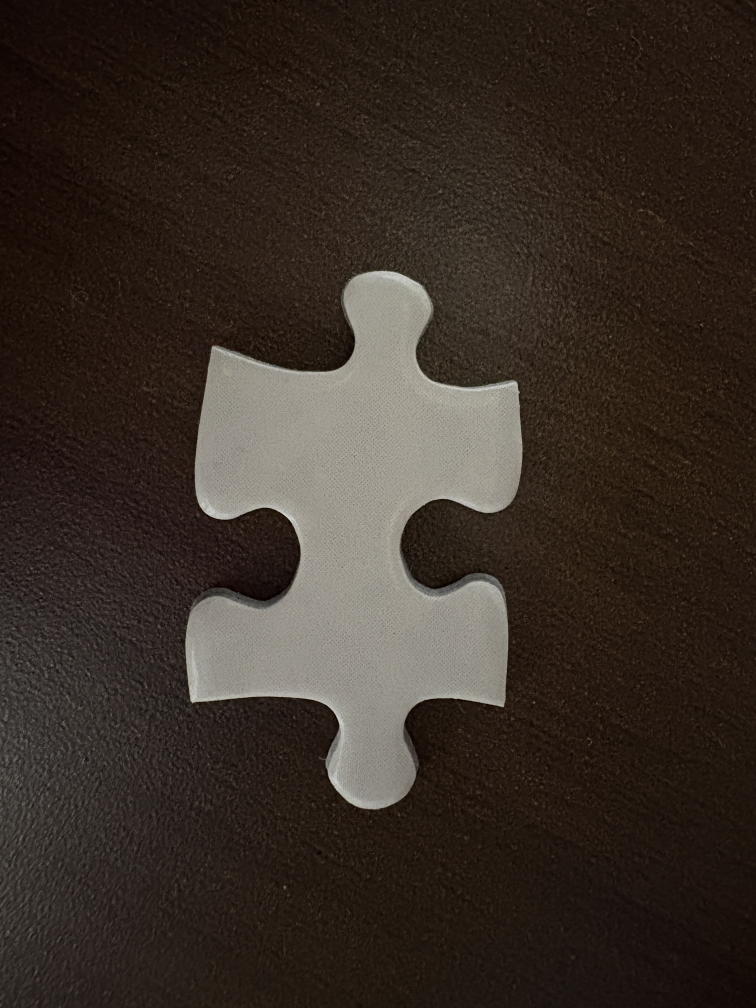
#> input picture pieces/piece_001.jpg, 3024 x 4032 px (shown at 1/4 size); its folder holds only this picture in this run
$ python -i preprocessing.py   (imports and definitions only)
#> lines starting #> are read from the running program, lines starting #| are printed output that depends on the picture; after the words box and inside, x2 and y2 are one past the last pixel; in counts of white or black regions, pixels touching at a corner belong together
#> further down, picture is the input picture: shape (4032, 3024, 3); mean B, G, R 38.3, 45.9, 55.8
"""
Preprocessing module for puzzle piece image processing.
Handles image loading and contour extraction.
"""

import cv2
import numpy as np
from pathlib import Path
from typing import Dict, Tuple, Optional, Any


# [97 lines left out: functions load_pieces, preprocess_piece, not called in this run]


def preprocess_piece_adaptive(image: np.ndarray) -> Tuple[Optional[np.ndarray], Optional[np.ndarray], Dict[str, Any]]:
    """
    Alternative preprocessing using adaptive thresholding.
    Use this if Otsu's method fails.

    Args:
        image: BGR image of a puzzle piece

    Returns:
        Tuple of (contour, binary_image, metadata)
    """
    metadata = {
        'success': False,
        'method': 'adaptive',
        'area': 0,
        'perimeter': 0
    }

    try:
        # Convert to grayscale
        gray = cv2.cvtColor(image, cv2.COLOR_BGR2GRAY)

        # Apply bilateral filter to reduce noise while keeping edges
        filtered = cv2.bilateralFilter(gray, 9, 75, 75)

        # Adaptive thresholding
        binary = cv2.adaptiveThreshold(
            filtered, 255,
            cv2.ADAPTIVE_THRESH_GAUSSIAN_C,
            cv2.THRESH_BINARY,
            blockSize=51,
            C=-5
        )
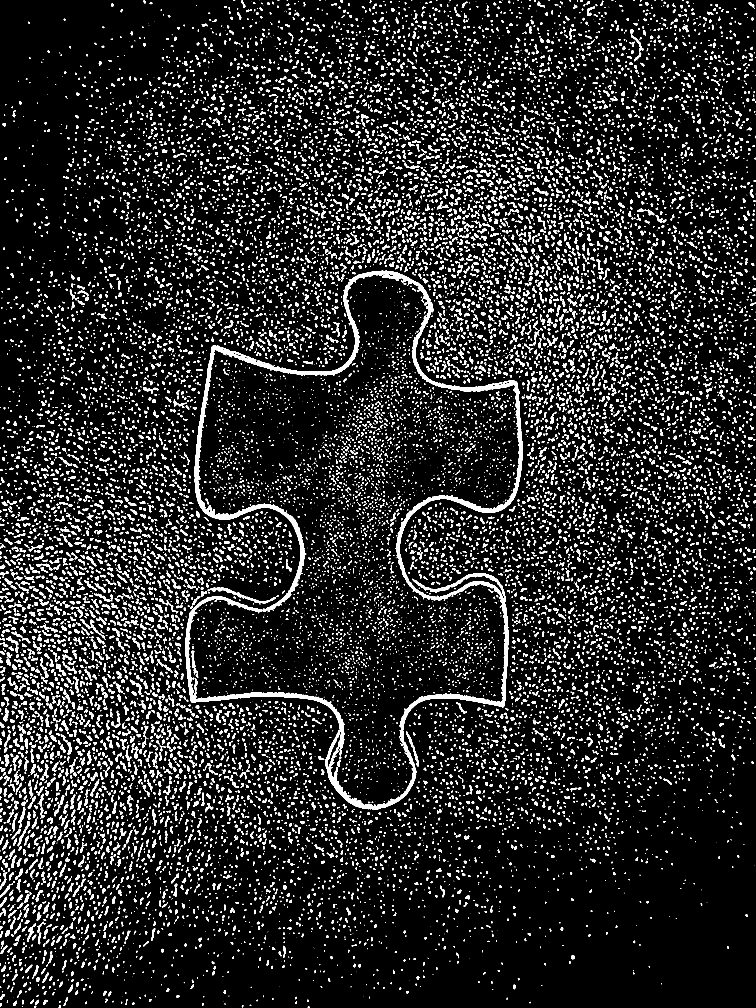
#> binary: shape (4032, 3024) (shown at 1/4 size); 9.5% white; 20754 white regions (7786 under 20 px), largest, box (x1, y1, x2, y2) and area: (741, 1082, 2090, 3238) 126365, (841, 2351, 1103, 2418) 2427, (1624, 2925, 1675, 3066) 1001

        # Morphological operations
        kernel = cv2.getStructuringElement(cv2.MORPH_ELLIPSE, (5, 5))
        binary = cv2.morphologyEx(binary, cv2.MORPH_CLOSE, kernel, iterations=2)
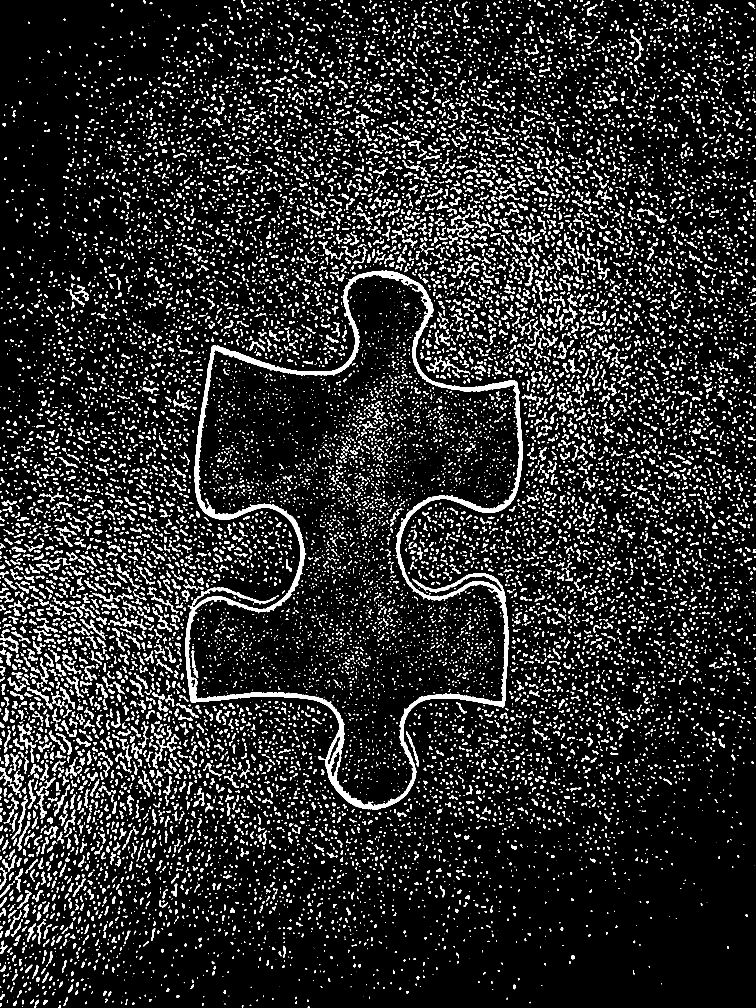
#> binary: shape (4032, 3024) (shown at 1/4 size); 10.3% white; 17211 white regions (6377 under 20 px), largest, box (x1, y1, x2, y2) and area: (741, 1082, 2090, 3238) 138605, (1705, 1426, 1881, 1498) 1991, (145, 3109, 222, 3276) 1781
        binary = cv2.morphologyEx(binary, cv2.MORPH_OPEN, kernel, iterations=1)
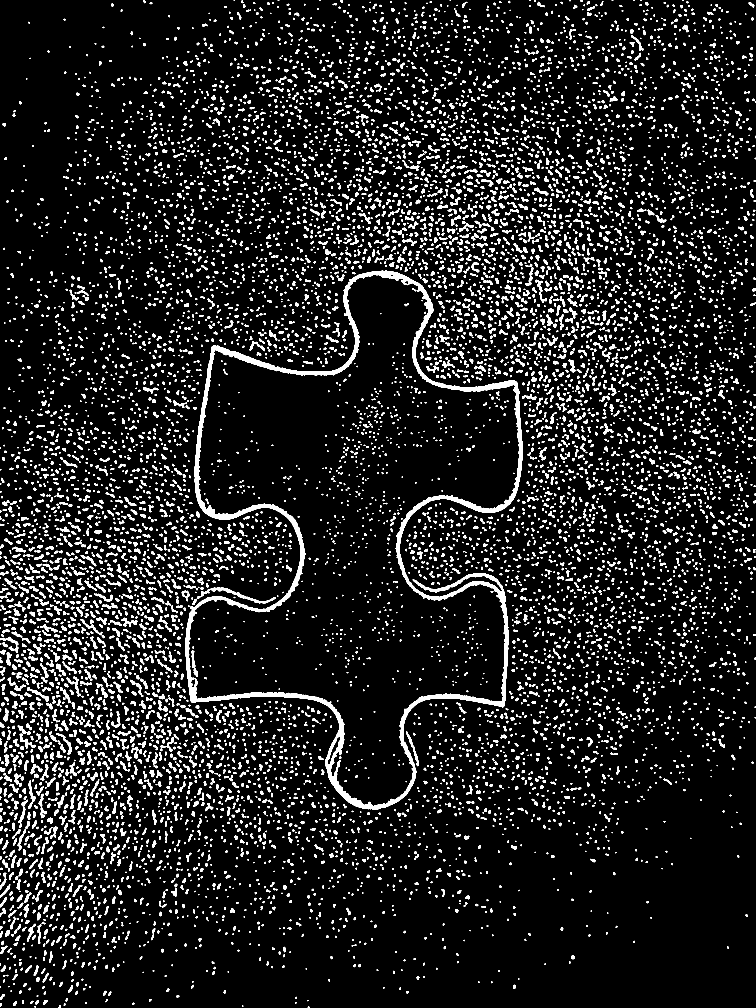
#> binary: shape (4032, 3024) (shown at 1/4 size); 8.4% white; 11042 white regions (1063 under 20 px)

        # Find contours
        contours, _ = cv2.findContours(binary, cv2.RETR_EXTERNAL, cv2.CHAIN_APPROX_NONE)
#> contours = 10348 contours, 1906 with area under 20; largest, box (x1, y1, x2, y2) and area: (741, 1082, 2090, 3238) 1634919, (842, 2351, 1103, 2414) 2210, (1624, 2926, 1675, 3065) 846, (108, 2748, 195, 2807) 818, (226, 2933, 287, 3019) 764

        if not contours:
            return None, None, metadata

        contour = max(contours, key=cv2.contourArea)
#> contour = contour of 8720 points, box (x1, y1, x2, y2) (741, 1082, 2090, 3238), area 1634919

        # Normalize contour orientation to counter-clockwise
        if cv2.contourArea(contour, oriented=True) < 0:
            contour = contour[::-1]

        area = cv2.contourArea(contour)
#> area = 1634919

        if area < 10000:
            return None, None, metadata

        perimeter = cv2.arcLength(contour, closed=True)
#> perimeter = 9826.8

        metadata['success'] = True
        metadata['area'] = area
        metadata['perimeter'] = perimeter

        return contour, binary, metadata

    except Exception as e:
        metadata['error'] = str(e)
        return None, None, metadata


# [59 lines left out: functions preprocess_all_pieces, smooth_contour, not called in this run]

>>> import cv2
>>> picture = cv2.imread('../pieces/piece_001.jpg')
>>> result = preprocess_piece_adaptive(picture)

$ run again, on pieces/piece_002.jpg
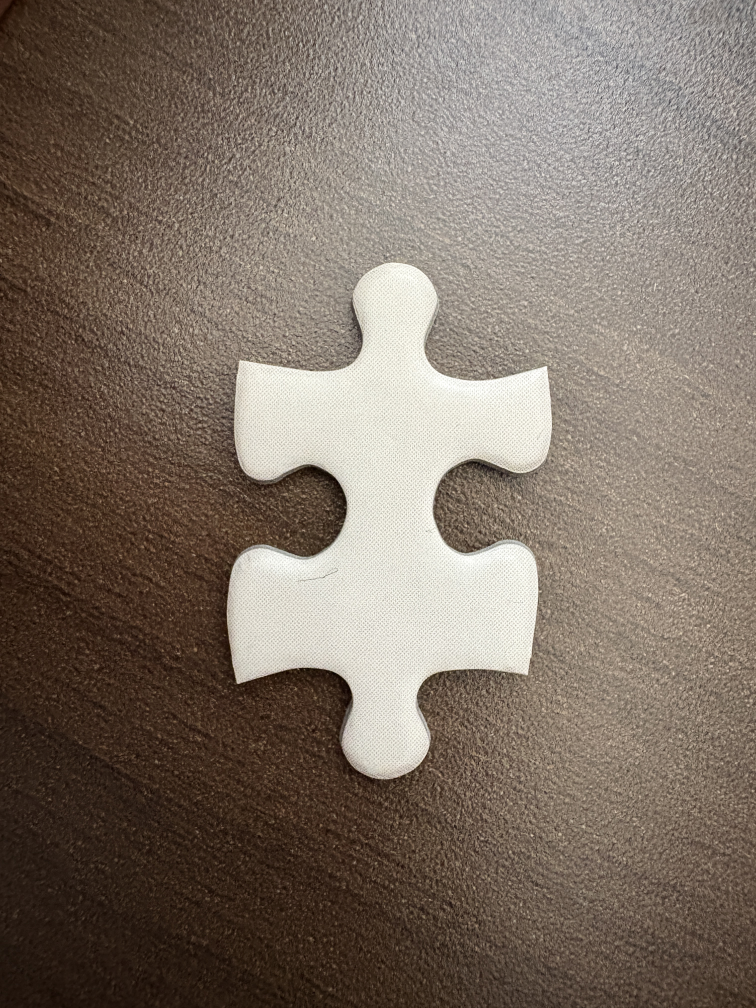
#> input picture pieces/piece_002.jpg, 3024 x 4032 px (shown at 1/4 size)
#> picture is the input picture: shape (4032, 3024, 3); mean B, G, R 101.3, 112.7, 125.7
#> in preprocess_piece_adaptive, `binary = cv2.adaptiveThreshold( filtered, 255, cv2.ADAPTIVE_THRESH_GAU..`:
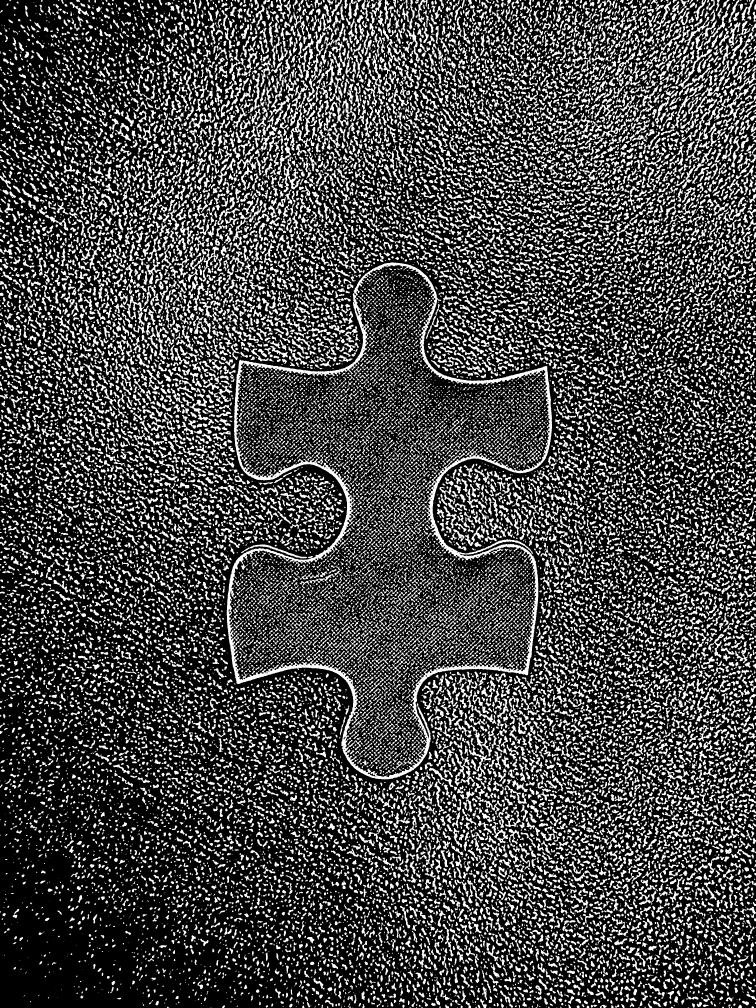
#> binary: shape (4032, 3024) (shown at 1/4 size); 27.7% white; 26446 white regions (5032 under 20 px), largest, box (x1, y1, x2, y2) and area: (907, 1050, 2208, 3118) 126649, (1158, 320, 1244, 603) 5543, (2714, 81, 2867, 383) 4373
#> in preprocess_piece_adaptive, `binary = cv2.morphologyEx(binary, cv2.MORPH_OPEN, kernel, iterations=1)`:
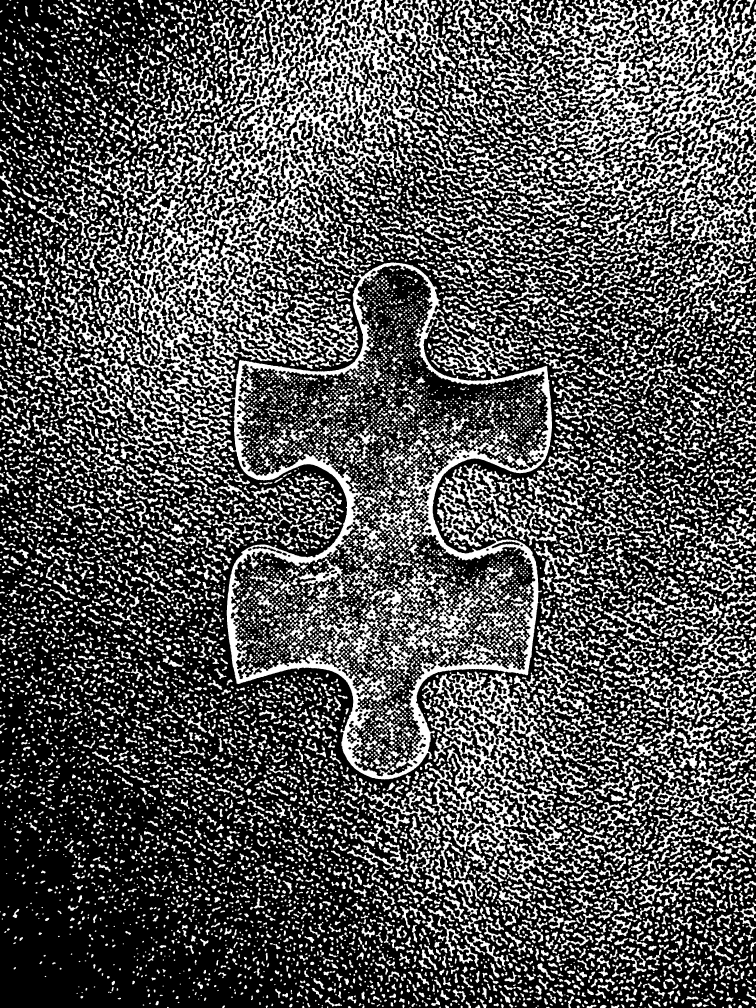
#> binary: shape (4032, 3024) (shown at 1/4 size); 33.7% white; 12566 white regions (661 under 20 px)
#> contours = 9058 contours, 948 with area under 20; largest, box (x1, y1, x2, y2) and area: (907, 1050, 2208, 3118) 1460310, (2161, 0, 3024, 857) 349863, (792, 0, 1717, 811) 304170, (399, 710, 1318, 1579) 238674, (1764, 2686, 2157, 3169) 71004
#> contour = contour of 8601 points, box (x1, y1, x2, y2) (907, 1050, 2208, 3118), area 1460310
#> area = 1460309.5
#> perimeter = 9736.4

$ run again, on pieces/piece_005.jpg
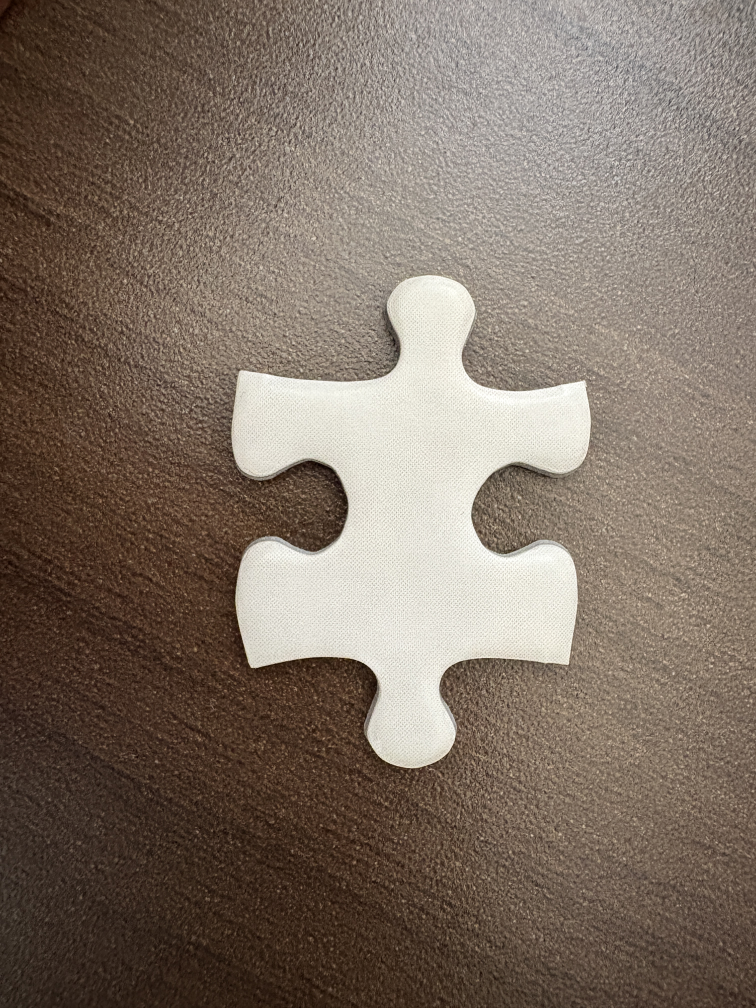
#> input picture pieces/piece_005.jpg, 3024 x 4032 px (shown at 1/4 size)
#> picture is the input picture: shape (4032, 3024, 3); mean B, G, R 100, 112.1, 126.4
#> in preprocess_piece_adaptive, `binary = cv2.adaptiveThreshold( filtered, 255, cv2.ADAPTIVE_THRESH_GAU..`:
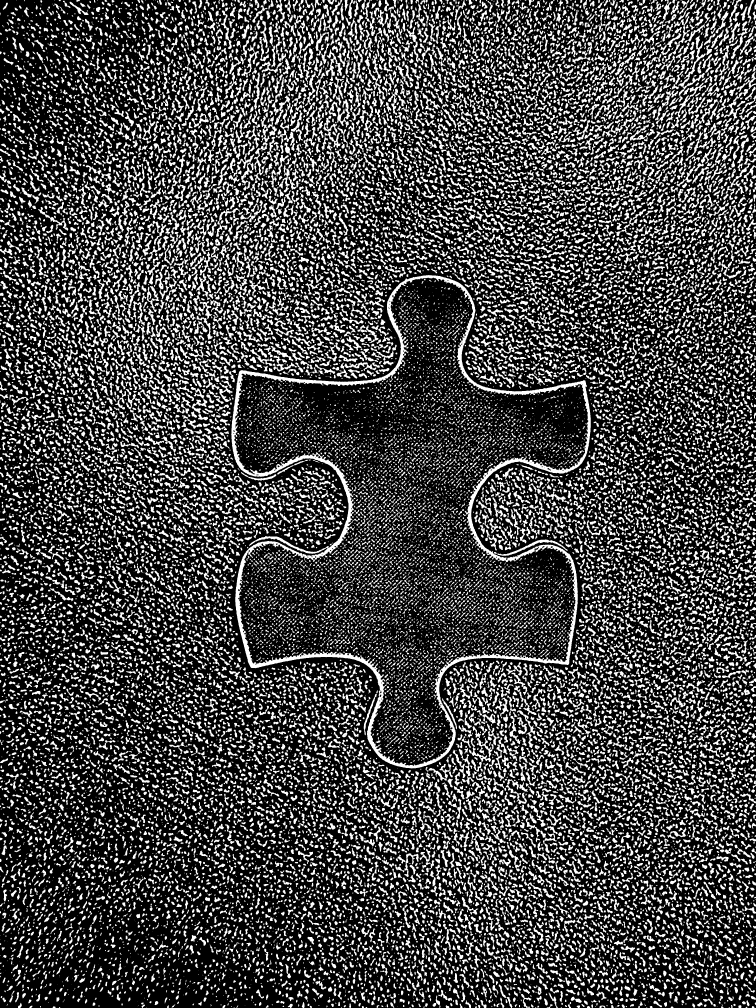
#> binary: shape (4032, 3024) (shown at 1/4 size); 27% white; 28384 white regions (6704 under 20 px), largest, box (x1, y1, x2, y2) and area: (925, 1100, 2363, 3074) 122556, (2713, 142, 2824, 384) 3720, (1016, 463, 1078, 733) 3392
#> in preprocess_piece_adaptive, `binary = cv2.morphologyEx(binary, cv2.MORPH_OPEN, kernel, iterations=1)`:
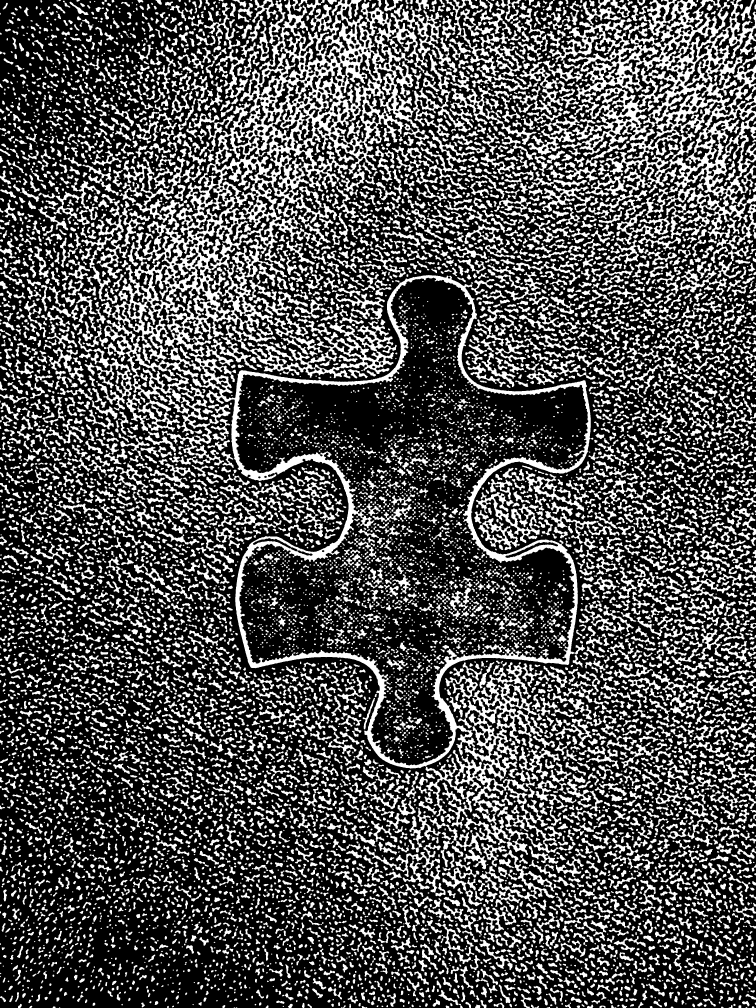
#> binary: shape (4032, 3024) (shown at 1/4 size); 31.6% white; 12847 white regions (925 under 20 px)
#> contours = 9724 contours, 1008 with area under 20; largest, box (x1, y1, x2, y2) and area: (416, 0, 2363, 3074) 2118498, (2195, 0, 3024, 818) 330201, (1811, 2649, 2168, 3259) 62146, (1000, 1290, 1587, 1514) 35050, (1563, 35, 1829, 292) 18327
#> contour = contour of 44327 points, box (x1, y1, x2, y2) (416, 0, 2363, 3074), area 2118498
#> area = 2118498.5
#> perimeter = 51017.8
